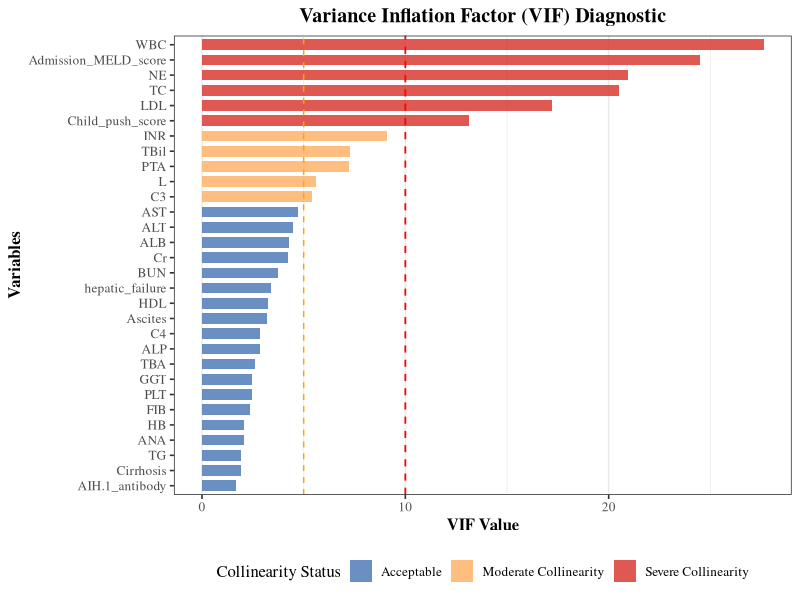

Recreate this plot in R.
# ==============================================================================
# 1. Collinearity Diagnostics (VIF, Condition Index, Correlation Matrix)
# ==============================================================================
library(carData)
library(car)      
library(dplyr)    
library(corrplot) 
library(vcd)      
library(caret)
library(ggplot2)

# Load data
data <- read.csv("data_complete.csv", sep = ",", header = TRUE)
###data <- read.csv("data_complete new.csv", sep = ",", header = TRUE)
outcome_var <- names(data)[1]
continuous_vars <- names(data)[26:55]
categorical_vars <- names(data)[2:25]

outcome_data <- data[[outcome_var]]
continuous_data <- data[, continuous_vars]
categorical_data <- data[, categorical_vars]

# Handle missing values
all_data <- data.frame(
  outcome = outcome_data,
  continuous_data,
  categorical_data
)
names(all_data)[1] <- outcome_var
all_data <- na.omit(all_data)

outcome_clean <- all_data[[outcome_var]]
continuous_clean <- all_data[, continuous_vars]
categorical_clean <- all_data[, categorical_vars]

# ---------------------------------------------------------
# Handle categorical variables (convert to factors)
# ---------------------------------------------------------
categorical_factors <- data.frame(lapply(categorical_clean, function(x) {
  if (is.numeric(x)) {
    unique_vals <- unique(na.omit(x))
    if (all(unique_vals %in% c(0, 1))) {
      return(factor(x, levels = c(0, 1), labels = c("No", "Yes")))
    } else {
      return(x)
    }
  } else if (is.character(x) || !is.factor(x)) {
    return(factor(x))
  } else {
    return(x)
  }
}))
names(categorical_factors) <- names(categorical_clean)

# Create dummy variables (k-1 levels) to avoid perfect collinearity
create_safe_dummies <- function(factor_data) {
  dummy_list <- list()
  for (var_name in names(factor_data)) {
    var_data <- factor_data[[var_name]]
    
    if (is.factor(var_data)) {
      n_levels <- nlevels(var_data)
      levels_vec <- levels(var_data)
      
      if (n_levels == 2) {
        dummy_name <- var_name  
        dummy_list[[dummy_name]] <- as.numeric(var_data == levels_vec[2]) 
      } else if (n_levels > 2) {
        for (i in 2:n_levels) {
          clean_level <- gsub("[^[:alnum:]]", "_", levels_vec[i])
          dummy_name <- paste0(var_name, "_", clean_level)
          dummy_list[[dummy_name]] <- as.numeric(var_data == levels_vec[i])
        }
      }
    } else if (is.numeric(var_data)) {
      dummy_list[[var_name]] <- var_data
    }
  }
  return(as.data.frame(dummy_list))
}

categorical_dummies <- create_safe_dummies(categorical_factors)

continuous_predictors <- continuous_clean
if (outcome_var %in% names(continuous_predictors)) {
  continuous_predictors <- continuous_predictors[, names(continuous_predictors) != outcome_var]
}

# Merge predictors and remove perfectly duplicated columns
all_predictors <- cbind(continuous_predictors, categorical_dummies)
all_predictors <- all_predictors[, !duplicated(t(all_predictors))]

model_data <- data.frame(
  outcome = outcome_clean,
  all_predictors
)
names(model_data)[1] <- outcome_var

# Check for and remove linear combinations
X_data <- model_data[, -1]
linear_combos <- findLinearCombos(X_data)

if (!is.null(linear_combos$remove) && length(linear_combos$remove) > 0) {
  X_clean <- X_data[, -linear_combos$remove]
  model_data <- data.frame(outcome = outcome_clean, X_clean)
  names(model_data)[1] <- outcome_var
} 

# Build model for collinearity diagnostics
predictor_names <- names(model_data)[-1]
model_formula <- as.formula(paste(outcome_var, "~", paste(predictor_names, collapse = " + ")))
model <- lm(model_formula, data = model_data)

# ---------------------------------------------------------
# Variance Inflation Factor (VIF) Calculation
# ---------------------------------------------------------
tryCatch({
  vif_results <- vif(model)
  
  if (is.matrix(vif_results)) {
    if ("GVIF^(1/(2*Df))" %in% colnames(vif_results)) {
      vif_values <- vif_results[, "GVIF^(1/(2*Df))"]^2
    } else {
      vif_values <- vif_results[, 1]
    }
  } else {
    vif_values <- vif_results
  }
  
  vif_df <- data.frame(
    Variable = names(vif_values),
    VIF_Value = round(vif_values, 2),
    Status = ifelse(vif_values > 10, "Severe Collinearity",
                    ifelse(vif_values > 5, "Moderate Collinearity", "Acceptable")),
    stringsAsFactors = FALSE
  )
  vif_df <- vif_df[order(-vif_df$VIF_Value), ]
  
}, error = function(e) {
  cat("[Error] VIF calculation failed:", e$message, "\n")
})

# VIF Visualization
plot_df <- vif_df %>%
  arrange(VIF_Value) %>% 
  tail(30)             

plot_df$Variable <- factor(plot_df$Variable, levels = plot_df$Variable)

p_vif <- ggplot(plot_df, aes(x = Variable, y = VIF_Value, fill = Status)) +
  geom_bar(stat = "identity", width = 0.7, alpha = 0.8) +
  geom_hline(yintercept = 5, linetype = "dashed", color = "orange", size = 0.5) +
  geom_hline(yintercept = 10, linetype = "dashed", color = "red", size = 0.6) +
  coord_flip() +
  scale_fill_manual(values = c("Acceptable" = "#4575b4", 
                               "Moderate Collinearity" = "#fdae61", 
                               "Severe Collinearity" = "#d73027")) +
  theme_bw(base_size = 12) +
  theme(
    text = element_text(family = "serif"), 
    panel.grid.major.y = element_blank(),  
    legend.position = "bottom",            
    axis.title = element_text(face = "bold"),
    plot.title = element_text(hjust = 0.5, face = "bold")
  ) +
  labs(
    title = "Variance Inflation Factor (VIF) Diagnostic",
    x = "Variables",
    y = "VIF Value",
    fill = "Collinearity Status"
  )

ggsave("VIF_Diagnostic_SCI.pdf", plot = p_vif, width = 8, height = 10)
